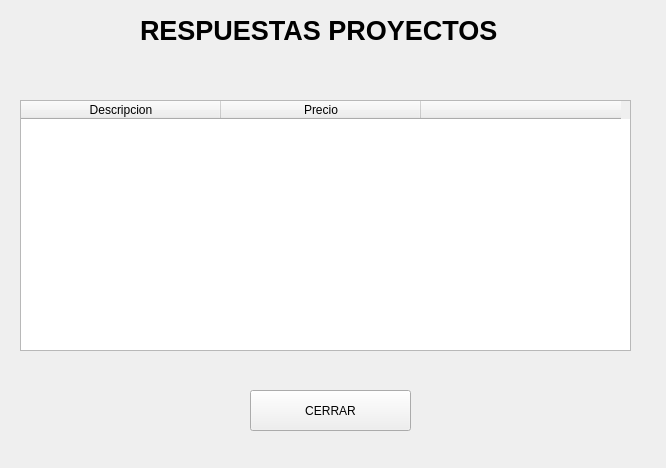
<?xml version="1.0" encoding="UTF-8"?>
<ui version="4.0">
 <class>PProyectos</class>
 <widget class="QWidget" name="PProyectos">
  <property name="geometry">
   <rect>
    <x>0</x>
    <y>0</y>
    <width>666</width>
    <height>468</height>
   </rect>
  </property>
  <property name="windowTitle">
   <string>Form</string>
  </property>
  <widget class="QLabel" name="label_6">
   <property name="geometry">
    <rect>
     <x>140</x>
     <y>10</y>
     <width>401</width>
     <height>41</height>
    </rect>
   </property>
   <property name="font">
    <font>
     <pointsize>20</pointsize>
     <weight>75</weight>
     <italic>false</italic>
     <bold>true</bold>
     <kerning>true</kerning>
    </font>
   </property>
   <property name="text">
    <string>RESPUESTAS PROYECTOS</string>
   </property>
  </widget>
  <widget class="QTableWidget" name="tableWidget">
   <property name="geometry">
    <rect>
     <x>20</x>
     <y>100</y>
     <width>611</width>
     <height>251</height>
    </rect>
   </property>
   <property name="editTriggers">
    <set>QAbstractItemView::NoEditTriggers</set>
   </property>
   <attribute name="horizontalHeaderDefaultSectionSize">
    <number>200</number>
   </attribute>
   <column>
    <property name="text">
     <string>Descripcion</string>
    </property>
   </column>
   <column>
    <property name="text">
     <string>Precio</string>
    </property>
   </column>
   <column>
    <property name="text">
     <string/>
    </property>
   </column>
  </widget>
  <widget class="QPushButton" name="pushButton">
   <property name="geometry">
    <rect>
     <x>250</x>
     <y>390</y>
     <width>161</width>
     <height>41</height>
    </rect>
   </property>
   <property name="text">
    <string>CERRAR</string>
   </property>
  </widget>
 </widget>
 <resources/>
 <connections/>
</ui>
